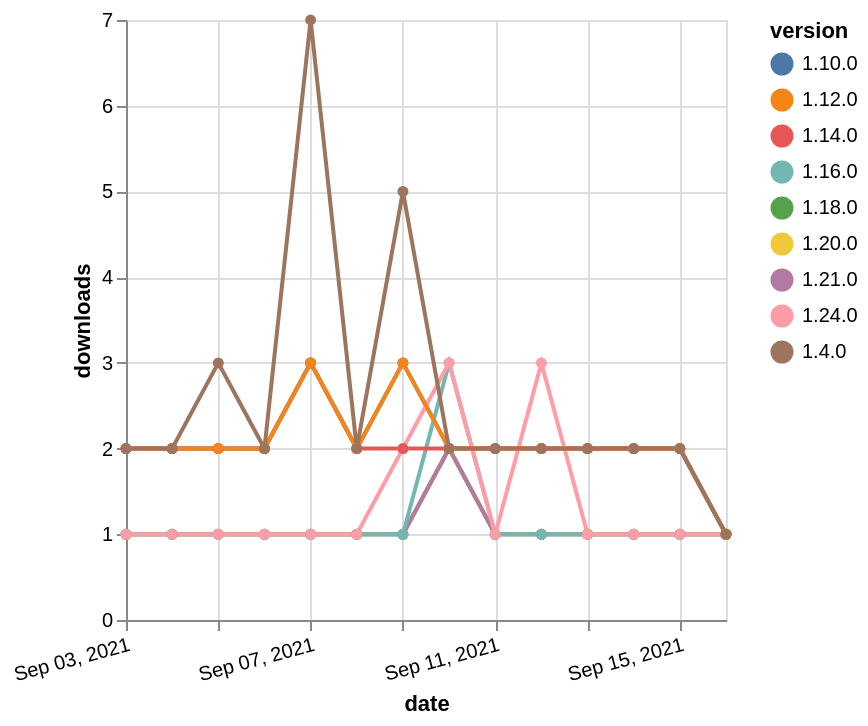

Specify this chart in Vega-Lite:
### Vega-Lite specification from a JSON file in a GitHub repository (floating-point values rounded to 4 significant figures)
{"$schema": "https://vega.github.io/schema/vega-lite/v5.json", "description": "A simple bar chart with embedded data.", "data": {"values": [{"date": "2021-09-03", "total": 200, "delta": 1, "version": "1.18.0"}, {"date": "2021-09-04", "total": 201, "delta": 1, "version": "1.18.0"}, {"date": "2021-09-05", "total": 202, "delta": 1, "version": "1.18.0"}, {"date": "2021-09-06", "total": 203, "delta": 1, "version": "1.18.0"}, {"date": "2021-09-07", "total": 204, "delta": 1, "version": "1.18.0"}, {"date": "2021-09-08", "total": 205, "delta": 1, "version": "1.18.0"}, {"date": "2021-09-09", "total": 206, "delta": 1, "version": "1.18.0"}, {"date": "2021-09-10", "total": 208, "delta": 2, "version": "1.18.0"}, {"date": "2021-09-11", "total": 209, "delta": 1, "version": "1.18.0"}, {"date": "2021-09-12", "total": 210, "delta": 1, "version": "1.18.0"}, {"date": "2021-09-13", "total": 211, "delta": 1, "version": "1.18.0"}, {"date": "2021-09-14", "total": 212, "delta": 1, "version": "1.18.0"}, {"date": "2021-09-15", "total": 213, "delta": 1, "version": "1.18.0"}, {"date": "2021-09-16", "total": 214, "delta": 1, "version": "1.18.0"}, {"date": "2021-09-03", "total": 2592, "delta": 2, "version": "1.10.0"}, {"date": "2021-09-04", "total": 2594, "delta": 2, "version": "1.10.0"}, {"date": "2021-09-05", "total": 2596, "delta": 2, "version": "1.10.0"}, {"date": "2021-09-06", "total": 2598, "delta": 2, "version": "1.10.0"}, {"date": "2021-09-07", "total": 2601, "delta": 3, "version": "1.10.0"}, {"date": "2021-09-08", "total": 2603, "delta": 2, "version": "1.10.0"}, {"date": "2021-09-09", "total": 2606, "delta": 3, "version": "1.10.0"}, {"date": "2021-09-10", "total": 2608, "delta": 2, "version": "1.10.0"}, {"date": "2021-09-11", "total": 2610, "delta": 2, "version": "1.10.0"}, {"date": "2021-09-12", "total": 2612, "delta": 2, "version": "1.10.0"}, {"date": "2021-09-13", "total": 2614, "delta": 2, "version": "1.10.0"}, {"date": "2021-09-14", "total": 2616, "delta": 2, "version": "1.10.0"}, {"date": "2021-09-15", "total": 2618, "delta": 2, "version": "1.10.0"}, {"date": "2021-09-16", "total": 2619, "delta": 1, "version": "1.10.0"}, {"date": "2021-09-03", "total": 200, "delta": 1, "version": "1.20.0"}, {"date": "2021-09-04", "total": 201, "delta": 1, "version": "1.20.0"}, {"date": "2021-09-05", "total": 202, "delta": 1, "version": "1.20.0"}, {"date": "2021-09-06", "total": 203, "delta": 1, "version": "1.20.0"}, {"date": "2021-09-07", "total": 204, "delta": 1, "version": "1.20.0"}, {"date": "2021-09-08", "total": 205, "delta": 1, "version": "1.20.0"}, {"date": "2021-09-09", "total": 206, "delta": 1, "version": "1.20.0"}, {"date": "2021-09-10", "total": 208, "delta": 2, "version": "1.20.0"}, {"date": "2021-09-11", "total": 209, "delta": 1, "version": "1.20.0"}, {"date": "2021-09-12", "total": 210, "delta": 1, "version": "1.20.0"}, {"date": "2021-09-13", "total": 211, "delta": 1, "version": "1.20.0"}, {"date": "2021-09-14", "total": 212, "delta": 1, "version": "1.20.0"}, {"date": "2021-09-15", "total": 213, "delta": 1, "version": "1.20.0"}, {"date": "2021-09-16", "total": 214, "delta": 1, "version": "1.20.0"}, {"date": "2021-09-03", "total": 173, "delta": 1, "version": "1.21.0"}, {"date": "2021-09-04", "total": 174, "delta": 1, "version": "1.21.0"}, {"date": "2021-09-05", "total": 175, "delta": 1, "version": "1.21.0"}, {"date": "2021-09-06", "total": 176, "delta": 1, "version": "1.21.0"}, {"date": "2021-09-07", "total": 177, "delta": 1, "version": "1.21.0"}, {"date": "2021-09-08", "total": 178, "delta": 1, "version": "1.21.0"}, {"date": "2021-09-09", "total": 179, "delta": 1, "version": "1.21.0"}, {"date": "2021-09-10", "total": 181, "delta": 2, "version": "1.21.0"}, {"date": "2021-09-11", "total": 182, "delta": 1, "version": "1.21.0"}, {"date": "2021-09-12", "total": 183, "delta": 1, "version": "1.21.0"}, {"date": "2021-09-13", "total": 184, "delta": 1, "version": "1.21.0"}, {"date": "2021-09-14", "total": 185, "delta": 1, "version": "1.21.0"}, {"date": "2021-09-15", "total": 186, "delta": 1, "version": "1.21.0"}, {"date": "2021-09-16", "total": 187, "delta": 1, "version": "1.21.0"}, {"date": "2021-09-03", "total": 406, "delta": 1, "version": "1.16.0"}, {"date": "2021-09-04", "total": 407, "delta": 1, "version": "1.16.0"}, {"date": "2021-09-05", "total": 408, "delta": 1, "version": "1.16.0"}, {"date": "2021-09-06", "total": 409, "delta": 1, "version": "1.16.0"}, {"date": "2021-09-07", "total": 410, "delta": 1, "version": "1.16.0"}, {"date": "2021-09-08", "total": 411, "delta": 1, "version": "1.16.0"}, {"date": "2021-09-09", "total": 412, "delta": 1, "version": "1.16.0"}, {"date": "2021-09-10", "total": 415, "delta": 3, "version": "1.16.0"}, {"date": "2021-09-11", "total": 416, "delta": 1, "version": "1.16.0"}, {"date": "2021-09-12", "total": 417, "delta": 1, "version": "1.16.0"}, {"date": "2021-09-13", "total": 418, "delta": 1, "version": "1.16.0"}, {"date": "2021-09-14", "total": 419, "delta": 1, "version": "1.16.0"}, {"date": "2021-09-15", "total": 420, "delta": 1, "version": "1.16.0"}, {"date": "2021-09-16", "total": 421, "delta": 1, "version": "1.16.0"}, {"date": "2021-09-03", "total": 209, "delta": 1, "version": "1.24.0"}, {"date": "2021-09-04", "total": 210, "delta": 1, "version": "1.24.0"}, {"date": "2021-09-05", "total": 211, "delta": 1, "version": "1.24.0"}, {"date": "2021-09-06", "total": 212, "delta": 1, "version": "1.24.0"}, {"date": "2021-09-07", "total": 213, "delta": 1, "version": "1.24.0"}, {"date": "2021-09-08", "total": 214, "delta": 1, "version": "1.24.0"}, {"date": "2021-09-09", "total": 216, "delta": 2, "version": "1.24.0"}, {"date": "2021-09-10", "total": 219, "delta": 3, "version": "1.24.0"}, {"date": "2021-09-11", "total": 220, "delta": 1, "version": "1.24.0"}, {"date": "2021-09-12", "total": 223, "delta": 3, "version": "1.24.0"}, {"date": "2021-09-13", "total": 224, "delta": 1, "version": "1.24.0"}, {"date": "2021-09-14", "total": 225, "delta": 1, "version": "1.24.0"}, {"date": "2021-09-15", "total": 226, "delta": 1, "version": "1.24.0"}, {"date": "2021-09-16", "total": 227, "delta": 1, "version": "1.24.0"}, {"date": "2021-09-03", "total": 2240, "delta": 2, "version": "1.14.0"}, {"date": "2021-09-04", "total": 2242, "delta": 2, "version": "1.14.0"}, {"date": "2021-09-05", "total": 2244, "delta": 2, "version": "1.14.0"}, {"date": "2021-09-06", "total": 2246, "delta": 2, "version": "1.14.0"}, {"date": "2021-09-07", "total": 2249, "delta": 3, "version": "1.14.0"}, {"date": "2021-09-08", "total": 2251, "delta": 2, "version": "1.14.0"}, {"date": "2021-09-09", "total": 2253, "delta": 2, "version": "1.14.0"}, {"date": "2021-09-10", "total": 2255, "delta": 2, "version": "1.14.0"}, {"date": "2021-09-11", "total": 2257, "delta": 2, "version": "1.14.0"}, {"date": "2021-09-12", "total": 2259, "delta": 2, "version": "1.14.0"}, {"date": "2021-09-13", "total": 2261, "delta": 2, "version": "1.14.0"}, {"date": "2021-09-14", "total": 2263, "delta": 2, "version": "1.14.0"}, {"date": "2021-09-15", "total": 2265, "delta": 2, "version": "1.14.0"}, {"date": "2021-09-16", "total": 2266, "delta": 1, "version": "1.14.0"}, {"date": "2021-09-03", "total": 2675, "delta": 2, "version": "1.12.0"}, {"date": "2021-09-04", "total": 2677, "delta": 2, "version": "1.12.0"}, {"date": "2021-09-05", "total": 2679, "delta": 2, "version": "1.12.0"}, {"date": "2021-09-06", "total": 2681, "delta": 2, "version": "1.12.0"}, {"date": "2021-09-07", "total": 2684, "delta": 3, "version": "1.12.0"}, {"date": "2021-09-08", "total": 2686, "delta": 2, "version": "1.12.0"}, {"date": "2021-09-09", "total": 2689, "delta": 3, "version": "1.12.0"}, {"date": "2021-09-10", "total": 2691, "delta": 2, "version": "1.12.0"}, {"date": "2021-09-11", "total": 2693, "delta": 2, "version": "1.12.0"}, {"date": "2021-09-12", "total": 2695, "delta": 2, "version": "1.12.0"}, {"date": "2021-09-13", "total": 2697, "delta": 2, "version": "1.12.0"}, {"date": "2021-09-14", "total": 2699, "delta": 2, "version": "1.12.0"}, {"date": "2021-09-15", "total": 2701, "delta": 2, "version": "1.12.0"}, {"date": "2021-09-16", "total": 2702, "delta": 1, "version": "1.12.0"}, {"date": "2021-09-03", "total": 4845, "delta": 2, "version": "1.4.0"}, {"date": "2021-09-04", "total": 4847, "delta": 2, "version": "1.4.0"}, {"date": "2021-09-05", "total": 4850, "delta": 3, "version": "1.4.0"}, {"date": "2021-09-06", "total": 4852, "delta": 2, "version": "1.4.0"}, {"date": "2021-09-07", "total": 4859, "delta": 7, "version": "1.4.0"}, {"date": "2021-09-08", "total": 4861, "delta": 2, "version": "1.4.0"}, {"date": "2021-09-09", "total": 4866, "delta": 5, "version": "1.4.0"}, {"date": "2021-09-10", "total": 4868, "delta": 2, "version": "1.4.0"}, {"date": "2021-09-11", "total": 4870, "delta": 2, "version": "1.4.0"}, {"date": "2021-09-12", "total": 4872, "delta": 2, "version": "1.4.0"}, {"date": "2021-09-13", "total": 4874, "delta": 2, "version": "1.4.0"}, {"date": "2021-09-14", "total": 4876, "delta": 2, "version": "1.4.0"}, {"date": "2021-09-15", "total": 4878, "delta": 2, "version": "1.4.0"}, {"date": "2021-09-16", "total": 4879, "delta": 1, "version": "1.4.0"}]}, "width": "container", "mark": {"type": "line", "point": {"filled": true}}, "encoding": {"x": {"field": "date", "type": "temporal", "timeUnit": "yearmonthdate", "title": "date", "axis": {"labelAngle": -15}}, "y": {"field": "delta", "type": "quantitative", "title": "downloads"}, "color": {"field": "version", "type": "nominal"}, "tooltip": {"field": "delta"}}}
